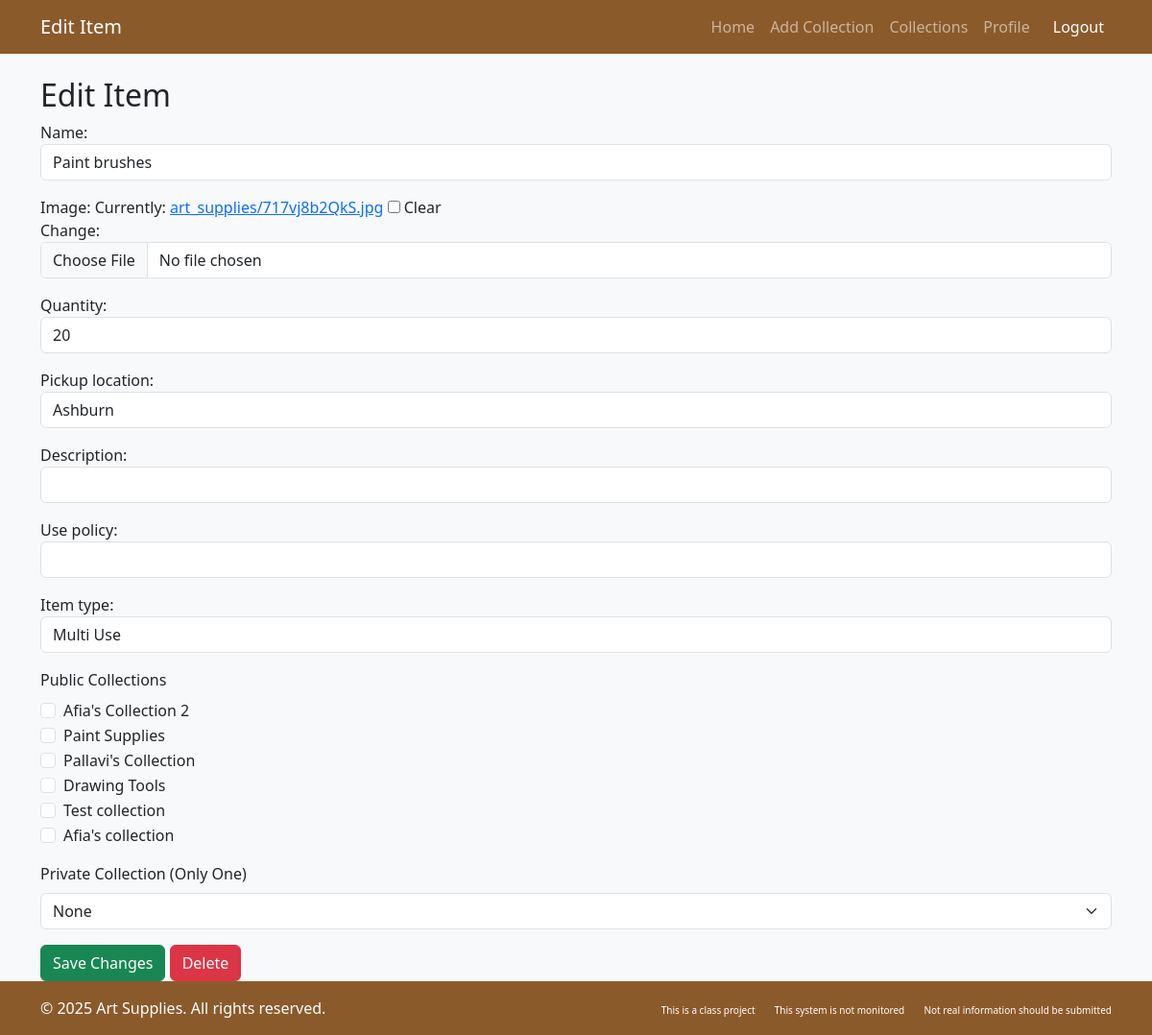
The page /1/edit_item/ on the database its author committed.
### artlibrary/models.py (models this page shows, shortened)
class ArtSupply(models.Model):
    STATUS = [
        ('available', 'Available'),
        ('checked_out', 'Checked Out'),
    ]
    USE_TYPE=[
        ('single','Single Use'),
        ('multi','Multi Use'),
    ]
    name = models.CharField(max_length=255)
    image = models.ImageField(
        storage=S3Boto3Storage(),  # Ensures upload to S3
        upload_to='art_supplies/',  # S3 bucket folder
        null=True,
        blank=True
    )
    quantity = models.PositiveIntegerField()
    status = models.CharField(max_length=20, choices=STATUS, default='available')
    pickup_location = models.CharField(max_length=255)
    use_policy=models.TextField(null=True,blank=True)
    item_type=models.CharField(max_length=7,choices=USE_TYPE,default='multi')
    description = models.TextField(null=True, blank=True)
    added_by = models.ForeignKey(CustomUser, on_delete=models.CASCADE, related_name='added_items')
    borrowed_by = models.ForeignKey(CustomUser, on_delete=models.CASCADE, related_name='borrowed_items',null=True)
    borrow_history= models.ManyToManyField(CustomUser,blank=True, related_name='items_previously_borrowed')

class Collection(models.Model):
    title = models.CharField(max_length=255)
    description = models.TextField(blank=True, null=True)
    num_items = models.PositiveIntegerField(default=0)
    is_public = models.BooleanField(default=True)
    users = models.ManyToManyField(CustomUser, blank=True, related_name='collections')
    added_by = models.ForeignKey(CustomUser, on_delete=models.CASCADE, related_name='created_collections', default=2)
    art_supplies = models.ManyToManyField('ArtSupply', blank=True, related_name='collections_in')

### artlibrary/views.py (the view)
# urls.py: path('<int:id>/edit_item/', views.edit_item, name='edit_item'),
def edit_item(request, id):
    item = get_object_or_404(ArtSupply, id=id)
    all_collections = Collection.objects.all()
    private_collection=Collection.objects.filter(is_public=False,art_supplies=item)
    in_private=private_collection.exists()
    if request.method == "POST":
        form = AddArtSupplyForm(request.POST, instance=item)
        if form.is_valid():
            item = form.save(commit=False)
            for collection in Collection.objects.filter(art_supplies=item):
                collection.art_supplies.remove(item)
            selected_public_collections = Collection.objects.filter(id__in=request.POST.getlist("public_collections"))
            collection_id = request.POST.get("private_collection")
            if collection_id:
                selected_private_collection = Collection.objects.filter(id=request.POST.get("private_collection")).first()
                selected_private_collection.art_supplies.add(item)
            else:
                selected_private_collection = None
                for collection in selected_public_collections:
                        collection.art_supplies.add(item)
            item.save()
            return redirect("dashboard")
    else:
        form = AddArtSupplyForm(instance=item)
    return render(request, "artlibrary/edit_item.html", {
        "edit_item_form": form,
        "item": item,
        "collections": all_collections,
        "in_private":in_private,
    })

### artlibrary/forms.py
class AddArtSupplyForm(forms.ModelForm):
    class Meta:
        model = ArtSupply
        fields = ['name', 'image', 'quantity', 'pickup_location','description','use_policy','item_type']
        widgets = {
            'name': forms.TextInput(attrs={'class': 'form-control'}),
            'quantity': forms.NumberInput(attrs={'class': 'form-control'}),
            'pickup_location': forms.TextInput(attrs={'class': 'form-control'}),
            'image': forms.ClearableFileInput(attrs={'class': 'form-control'}),
            'description': forms.TextInput(attrs={'class': 'form-control'}),
            'use_policy':forms.TextInput(attrs={'class':'form-control'}),
            'item_type':forms.Select(attrs={'class':'form-control'}),
        }

### artlibrary/templates/artlibrary/edit_item.html (shortened to what this page needs)
{% load django_bootstrap5 %}
<!DOCTYPE html>
<html lang="en">
<head>
    {% bootstrap_css %}
</head>
<body class="bg-light">
    <nav class="navbar navbar-expand-lg navbar-dark bg-brown">
        <div class="container">
            <a class="navbar-brand" href="#">Edit Item</a>
            <div class="collapse navbar-collapse" id="navbarNav">
                <ul class="navbar-nav ms-auto">
                    <li class="nav-item"><a class="nav-link" href="{% url 'dashboard' %}">Home</a></li>
                    {% if request.user.user_role != "anonymous_user" %}
                    <li class="nav-item"><a class="nav-link" href="{% url 'add_collection' %}">Add Collection</a></li>
                    {% endif %}
                    <li class="nav-item"><a class="nav-link" href="{% url 'collections' %}">Collections</a></li>
                    {% if request.user.user_role != "anonymous_user" %}
                    <li class="nav-item"><a class="nav-link" href="{% url 'profile' %}">Profile</a></li>
                    {% endif %}
                    <li class="nav-item">
                        <a class="nav-link btn btn-danger btn-sm text-white ms-2" href="{% url 'logout' %}">Logout</a>
                    </li>
                </ul>
            </div>
        </div>
    </nav>
    <div class="container mt-4">
        <h2>Edit Item</h2>
        <form method="POST" enctype="multipart/form-data">
            {{ edit_item_form.as_p }}
            <div class="mb-3" id="public_collections_section">
                <label class="form-label">Public Collections</label>
                <div>
                    {% for collection in collections %}
                        {% if collection.is_public %}
                            <div class="form-check">
                                <input class="form-check-input" type="checkbox" name="public_collections" value="{{ collection.id }}" id="public_{{ collection.id }}"
                                    {% if item in collection.art_supplies.all %}checked{% endif %}>
                                <label class="form-check-label" for="public_{{ collection.id }}">
                                    {{ collection.title }}
                                </label>
                            </div>
                        {% endif %}
                    {% endfor %}
                </div>
            </div>
            <div class="mb-3">
                <label for="private_collection" class="form-label">Private Collection (Only One)</label>
                <select id="private_collection" name="private_collection" class="form-select">
                    <option value="">None</option>
                </select>
            </div>
            <button type="submit" name="edit_item" class="btn btn-success">Save Changes</button>
            {% if item.id %}
            <a href="{% url 'delete_item' item.id %}" class="btn btn-danger">Delete</a>
            {% endif %}
        </form>
    </div>
</body>
<footer class="py-3 bg-dark text-white mt-auto bg-brown">
    <div class="container">
        <div class="row">
            <div class="col-md-6">
                <p class="mb-0">&copy; 2025 Art Supplies. All rights reserved.</p>
            </div>
            <div class="col-md-6 text-md-end">
                <a href="#" class="text-white text-decoration-none me-3" style="font-size: 10px;">This is a class project</a>
                <a href="#" class="text-white text-decoration-none me-3" style="font-size: 10px;">This system is not monitored</a>
                <a href="#" class="text-white text-decoration-none" style="font-size: 10px;">Not real information should be submitted</a>
            </div>
        </div>
    </div>
</footer>
</body>
</html>

### artlibrary/templates/artlibrary/edit_item.html (style rules this page uses)
:root { --bs-primary: #8B5A2B; --bs-primary-rgb: 139, 90, 43; --bs-secondary: #A67C52; --bs-secondary-rgb: 166, 124, 82; --bs-dark: #5D4037; }
body { min-height: 100vh; display: flex; flex-direction: column; }
.bg-brown { background-color: #8B5A2B !important; }

### rows shown on the page
ArtSupply: name "Paint brushes", quantity "20", pickup_location "Ashburn", item_type "Multi Use"
Collection: title "Afia's Collection 2"
Collection: title "Paint Supplies"
Collection: title "Pallavi's Collection"
Collection: title "Drawing Tools"
Collection: title "Test collection"
Collection: title "Afia's collection"
